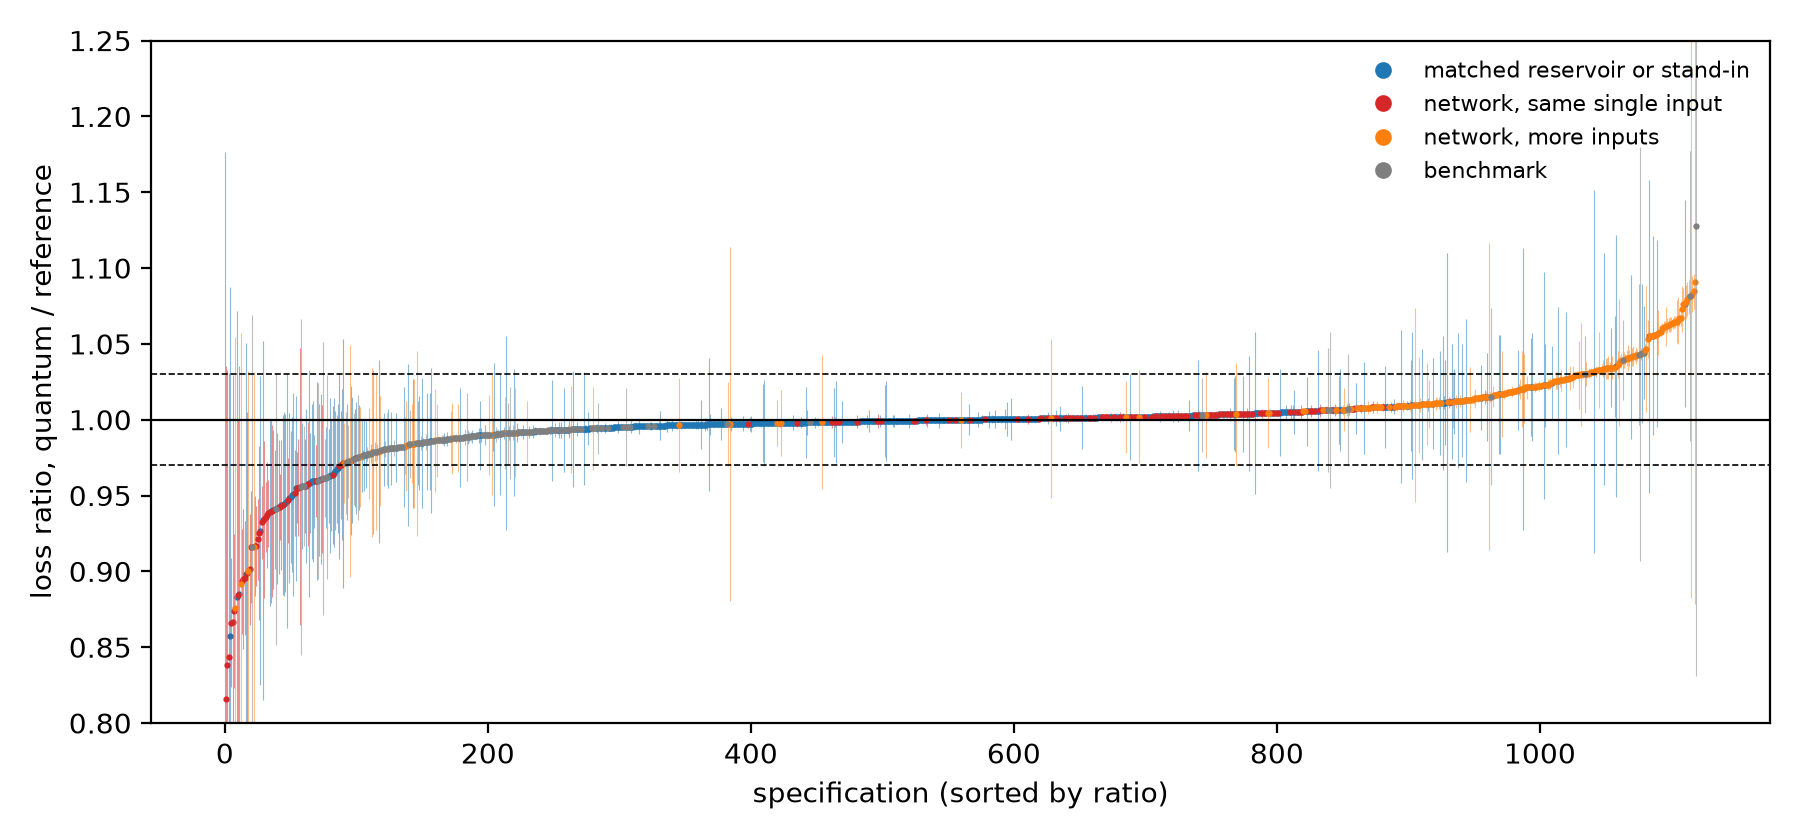

Reproduce this figure in Python.
"""Specification curve for the copper frequency ladder (spec_curve_list.json). Usage: python spec_curve.py selftest | run
Reads SAVED forecasts only; fits no model. Writes spec_curve.csv, spec_curve_summary.txt, spec_curve.png.
"""
import sys
from pathlib import Path
import numpy as np, pandas as pd
import v2_core as vc, long_core as lc

HERE = Path(__file__).parent; LAGS = {"H": 24, "M": 96, "F": 288, "D": 10}; BAND = 0.03
SRC = {"DOM": "long_preds_dom", "ESN28u": "long_preds_dom", "ISING": "long_preds_dom2", "ESN28u_t": "long_preds_dom2", "ESNq_t": "long_preds_dom3", "SAS28_t": "long_preds_dom3",
       "LSTM": "long_preds_dom3", "GRU": "long_preds_dom3", "ESNb_t": "long_preds_dom4", "SASb_t": "long_preds_dom4", "LSTM1": "long_preds_dom4", "GRU1": "long_preds_dom4"}
OLD = {"QRC": ("QRC", "QRC_angle"), "ESN_s": ("ESN", "ESN"), "RandFeat": ("RandFeat", "RandFeat"), "TrigFeat": ("TrigFeat", "TrigFeat")}     # name -> (intraday key, daily file)
REFS1 = {"matched reservoir or stand-in": ["ESN28u", "ESN28u_t", "ESNq_t", "SAS28_t", "ESNb_t", "SASb_t"], "network, same single input": ["LSTM1", "GRU1"], "network, more inputs": ["LSTM", "GRU"], "benchmark": ["HAR"]}
REFSQ = {"matched reservoir or stand-in": ["ESN_s", "RandFeat", "TrigFeat"], "network, more inputs": ["LSTM", "GRU"], "benchmark": ["HAR"]}
PAIRS = [(q, r, c) for q in ("DOM", "ISING") for c, rs in REFS1.items() for r in rs] + [("QRC", r, c) for c, rs in REFSQ.items() for r in rs]
assert len(PAIRS) == 28


def nw_ratio(ea, eb, lag):
    """ratio of mean losses a/b with a 95% interval from the Newey-West (Bartlett) variance of the mean of eb - ea (no small-sample correction, as statsmodels HAC)"""
    d = eb - ea; n = len(d); md = d.mean(); x = d - md; s = x @ x / n
    for k in range(1, min(lag, n - 1) + 1): s += 2 * (1 - k / (lag + 1)) * (x[k:] @ x[:-k]) / n
    se = np.sqrt(max(s, 0) / n); ref = eb.mean(); r = 1 - md / ref; h = 1.96 * se / ref
    return r, r - h, r + h


def label(lo, hi): return "interval below 0.97" if hi < 1 - BAND else "interval below 1" if hi < 1 else "interval above 1" if lo > 1 else "interval contains 1"


def intraday(g, years):
    E = {}; yy, vol = [], {}
    def add(m, k, v): E.setdefault((m, k), []).append(v)
    for y in years:
        Z = {d: np.load(HERE / d / g / f"{y}.npz") for d in set(SRC.values())}; a = Z["long_preds_dom"]
        b = np.load((HERE / "long_preds_hf" / g / f"{y}.npz") if (g in "HM" and y != 2026) else (HERE / "long_preds_hf2" / "fixed" / g / f"{y}.npz"))
        for c in list(Z.values()) + [b]: assert np.array_equal(a["t"], c["t"]) and np.allclose(a["y"], c["y"]) and np.allclose(a["base"], c["base"]), ("rows differ", g, y)
        P = {m: Z[d]["p_" + m] for m, d in SRC.items()}; P.update({m: b["p_" + k[0]] for m, k in OLD.items()}); P["HAR"] = a["base"]
        for m, p in P.items(): e = a["y"] - p; add(m, "primary", e ** 2); add(m, "second", np.abs(e))
        yy += [y] * len(a["y"]); vol[y] = float(a["vol"])
    return {k: np.concatenate(v) for k, v in E.items()}, np.array(yy), vol


def daily(years, held):
    data = pd.read_csv(lc.ROOT.parent / "daily_databento" / "HG_db_1d_range.csv", parse_dates=["date"]).set_index("date"); E = {}; yy, vol = [], {}
    for u in years:
        D = lc.prepare("range_m", u, length=1, data=data); y_, va, te = D["y"], D["va"], D["te"]; yl = np.exp(y_[te])
        vol[u] = float(np.sqrt(252 * np.nanmean(D["rv"][D["d"].index.year == u].values))); yy += [u] * len(te)
        old = (HERE / "long_preds_dom" / "D_old" / str(u)) if held else (HERE / "long_preds_qrc" / "dbdaily" / "range" / str(u))
        files = {m: HERE / d / "D" / str(u) / f"{m}.npz" for m, d in SRC.items()}; files.update({m: old / f"{k[1]}.npz" for m, k in OLD.items()}); files["HAR"] = old / "HARq.npz"
        for m, f in files.items():
            z = np.load(f); v, t = z["lv_val"], z["lv_te"]; ok = np.isfinite(v) & (v > 0); assert np.isfinite(t).all() and (t > 0).all(), (m, u)
            fc = vc.calib_scale(np.exp(y_[va][ok]), v[ok]) * t
            E.setdefault((m, "primary"), []).append(lc.qlike_vec(fc, yl)); E.setdefault((m, "second"), []).append((np.log(fc) - y_[te]) ** 2)
    return {k: np.concatenate(v) for k, v in E.items()}, np.array(yy), vol


def selftest():
    import statsmodels.api as sm
    rng = np.random.default_rng(0); n = 5000; e = np.convolve(rng.normal(size=n + 20), np.ones(20) / 20, "valid")[:n]; ea = rng.chisquare(1, n) + e; eb = rng.chisquare(1, n) * 1.03 + e
    r = sm.OLS(eb - ea, np.ones(n)).fit(cov_type="HAC", cov_kwds={"maxlags": 24}); ref = eb.mean(); want = (1 - r.params[0] / ref, 1 - r.params[0] / ref - 1.96 * r.bse[0] / ref, 1 - r.params[0] / ref + 1.96 * r.bse[0] / ref)
    got = nw_ratio(ea, eb, 24); assert np.allclose(got, want, atol=1e-10), (got, want)
    assert label(0.9, 0.96) == "interval below 0.97" and label(0.98, 0.999) == "interval below 1" and label(0.99, 1.01) == "interval contains 1" and label(1.001, 1.02) == "interval above 1"
    print("selftest ok: Newey-West ratio equals statsmodels HAC", [round(x, 6) for x in got])


def reproduce(df):
    """four numbers from the registered reports must be reproduced"""
    checks = [("dom2_report_rolling.csv", "F", "rolling/all", "DOM", "ESN28u_t"), ("dom3_report_rolling.csv", "M", "rolling/all", "ISING", "LSTM"),
              ("dom4_report_rolling.csv", "D", "rolling/all", "DOM", "LSTM1"), ("dom_report_heldout.csv", "H", "heldout/all", "DOM", "ESN28u")]
    for f, g, st, a, b in checks:
        r = pd.read_csv(HERE / f); r = r[(r.grid == g) & (r.stratum == "all") & (r.model == a) & (r.ref == b)].iloc[0]
        s = df[(df.grid == g) & (df.stratum == st) & (df.quantum == a) & (df.reference == b) & (df.loss == "primary")].iloc[0]
        d = max(abs(r.ratio - s.ratio), abs(r.ci_lo - s.ci_lo), abs(r.ci_hi - s.ci_hi)); print(f"reproduce {f} {g} {a} vs {b}: report {r.ratio:.4f} [{r.ci_lo:.4f},{r.ci_hi:.4f}] here {s.ratio:.4f} [{s.ci_lo:.4f},{s.ci_hi:.4f}] diff {d:.1e}")
        assert d < 2e-4, "reproduction failed"


def run():
    rows = []
    for g in ("F", "M", "H", "D"):
        for what in ("rolling", "heldout"):
            years = ([2026] if g != "D" else [2025, 2026]) if what == "heldout" else (list(range(2013, 2026)) if g != "D" else list(range(2015, 2025)))
            E, yy, vol = intraday(g, years) if g != "D" else daily(years, what == "heldout"); strata = {"all": np.ones(len(yy), bool)}
            if what == "rolling":
                order = sorted(years, key=lambda y: (vol[y], y)); cut = (4, 9) if len(years) == 13 else (3, 7)
                reg = {y: ("calm" if i < cut[0] else "intermediate" if i < cut[1] else "turbulent") for i, y in enumerate(order)}
                for s in ("calm", "intermediate", "turbulent"): strata[s] = np.isin(yy, [y for y in years if reg[y] == s])
            for st, mk in strata.items():
                for q, r, c in PAIRS:
                    for loss in ("primary", "second"):
                        ratio, lo, hi = nw_ratio(E[(q, loss)][mk], E[(r, loss)][mk], LAGS[g])
                        rows.append(dict(grid=g, period=what, stratum=f"{what}/{st}", quantum=q, reference=r, ref_class=c, loss=loss, ratio=ratio, ci_lo=lo, ci_hi=hi, label=label(lo, hi), n=int(mk.sum())))
    df = pd.DataFrame(rows); assert len(df) == 1120, len(df); reproduce(df); df.to_csv(HERE / "spec_curve.csv", index=False)
    L = ["interval below 0.97", "interval below 1", "interval contains 1", "interval above 1"]; out = []; pd.set_option("display.width", 250)
    def tab(by):
        t = df.groupby(by)["label"].value_counts().unstack(fill_value=0).reindex(columns=L, fill_value=0); t["n_spec"] = t.sum(1)
        q = df.groupby(by)["ratio"].quantile([0.05, 0.5, 0.95]).unstack(); q.columns = ["p05", "median", "p95"]; return t.join(q.round(4))
    out.append(f"Specification curve, copper frequency ladder: {len(df)} specifications (descriptive; dependent; raw 95% intervals, no multiplicity correction).\nratio below 1 favours the quantum model.\n")
    t = df["label"].value_counts().reindex(L, fill_value=0); out.append("ALL\n" + pd.DataFrame({"count": t, "share": (t / len(df)).round(3)}).to_string() + f"\nmedian {df.ratio.median():.4f}  p05 {df.ratio.quantile(.05):.4f}  p95 {df.ratio.quantile(.95):.4f}\n")
    for by in ("ref_class", "quantum", "grid", "period", "loss", ["ref_class", "grid"], ["ref_class", "period"]): out.append(f"BY {by}\n" + tab(by).to_string() + "\n")
    cols = ["grid", "stratum", "quantum", "reference", "ref_class", "loss", "ratio", "ci_lo", "ci_hi", "label", "n"]; s = df.sort_values("ratio")
    out.append("EVERY 'interval below 0.97' SPECIFICATION\n" + (s[s.label == L[0]][cols].round(4).to_string(index=False) if (s.label == L[0]).any() else "none") + "\n")
    out.append("LOWEST 15\n" + s.head(15)[cols].round(4).to_string(index=False) + "\n\nHIGHEST 15\n" + s.tail(15)[cols].round(4).to_string(index=False) + "\n")
    (HERE / "spec_curve_summary.txt").write_text("\n".join(out)); print("\n".join(out))
    import matplotlib; matplotlib.use("Agg"); import matplotlib.pyplot as plt
    col = {"matched reservoir or stand-in": "#1f77b4", "network, same single input": "#d62728", "network, more inputs": "#ff7f0e", "benchmark": "#7f7f7f"}
    fig, ax = plt.subplots(figsize=(9, 4.2)); s = s.reset_index(drop=True); x = np.arange(len(s))
    for c, k in col.items():
        m = (s.ref_class == c).values; ax.vlines(x[m], s.ci_lo[m], s.ci_hi[m], color=k, lw=0.4, alpha=0.5); ax.plot(x[m], s.ratio[m], ".", ms=2.5, color=k, label=c)
    ax.axhline(1, color="k", lw=0.8); ax.axhline(1 - BAND, color="k", lw=0.6, ls="--"); ax.axhline(1 + BAND, color="k", lw=0.6, ls="--"); ax.set_ylim(0.8, 1.25)
    ax.set_xlabel("specification (sorted by ratio)"); ax.set_ylabel("loss ratio, quantum / reference"); ax.legend(frameon=False, fontsize=8, markerscale=4); fig.tight_layout(); fig.savefig(HERE / "spec_curve.png", dpi=200)


if __name__ == "__main__":
    selftest() if sys.argv[1] == "selftest" else run()
